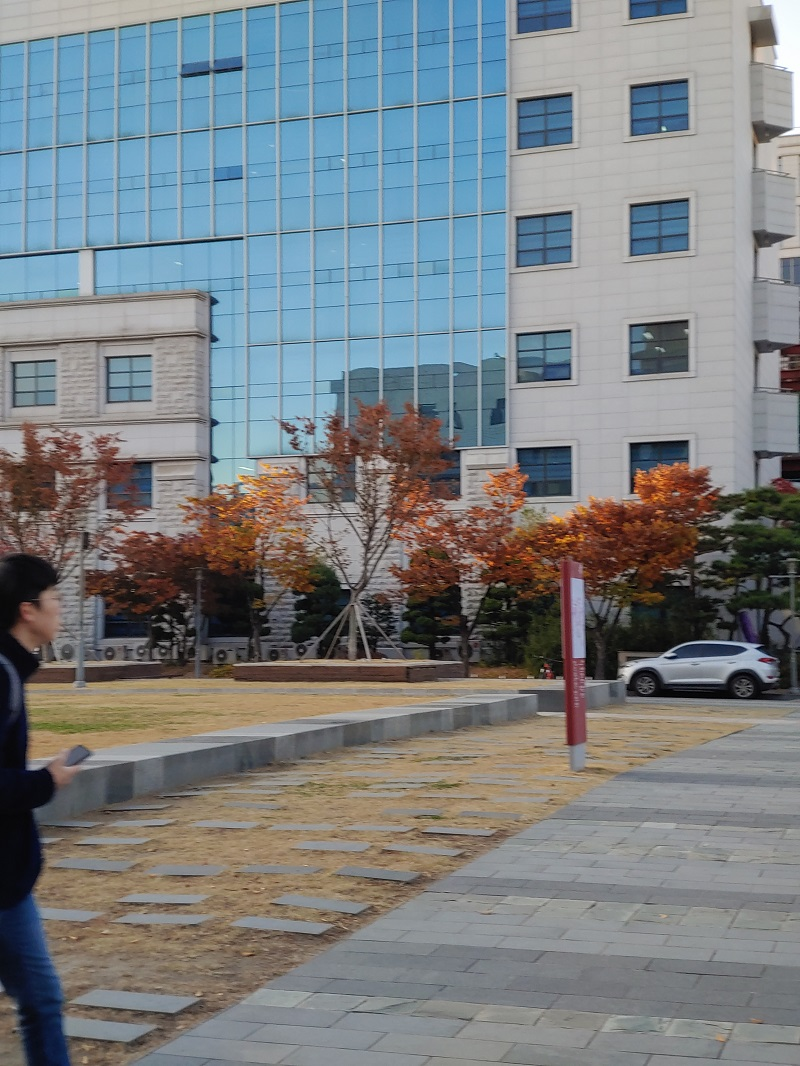
#> input picture vision/assignment3/imgs/1.jpg, 800 x 1066 px; its folder holds 4 pictures in this run
$ jupyter execute --allow-errors Stitching_images.ipynb   (shell and % lines are left out)
#> lines starting #> are read from the running program, lines starting #| are printed output that depends on the picture
### vision/assignment3/corners.py
#!/usr/bin/env python
# coding: utf-8

#  corners :
#
#  create   : 2019/10/16
#  modified : 2019/10/19

# In[1]:


import matplotlib as mpl
import matplotlib.pyplot as plt
import time
import numpy as np


# In[2]:


# RGB2GRAY
def rgb2gray(rgb):
    return np.dot(rgb[..., :3], [0.2989, 0.5870, 0.1140])


# In[3]:


# convolution 2D
# [31 lines left out: function conv2d, not called in this run]


# In[4]:


# to define gradient x-axis with sobel filter
def grad_x(img):
    sobel_x = np.array([[-1, 0, 1], [-2, 0, 2], [-1, 0, 1]])
    return conv2d(img, kernel=sobel_x)


# In[5]:


# to define gradient y-axis with sobel filter
def grad_y(img):
    sobel_y = np.array([[1, 2, 1], [0, 0, 0], [-1, -2, -1]])
    return conv2d(img, kernel=sobel_y)


# In[6]:


# [61 lines left out: function cornerDetect, not called in this run]


#

### vision/assignment3/Stitching_images.ipynb
[cell 1]
import matplotlib as mpl
import matplotlib.pyplot as plt
import time
import cv2
import numpy as np
from corners import *
import random

[cell 2]
def loadImages():
    images = []
    for i in range(1,11):
        location = r"imgs/%d.jpg"%i
        img = rgb2gray(mpl.image.imread(location))
#> in rgb2gray, `return np.dot(rgb[..., :3], [0.2989, 0.5870, 0.1140])`:
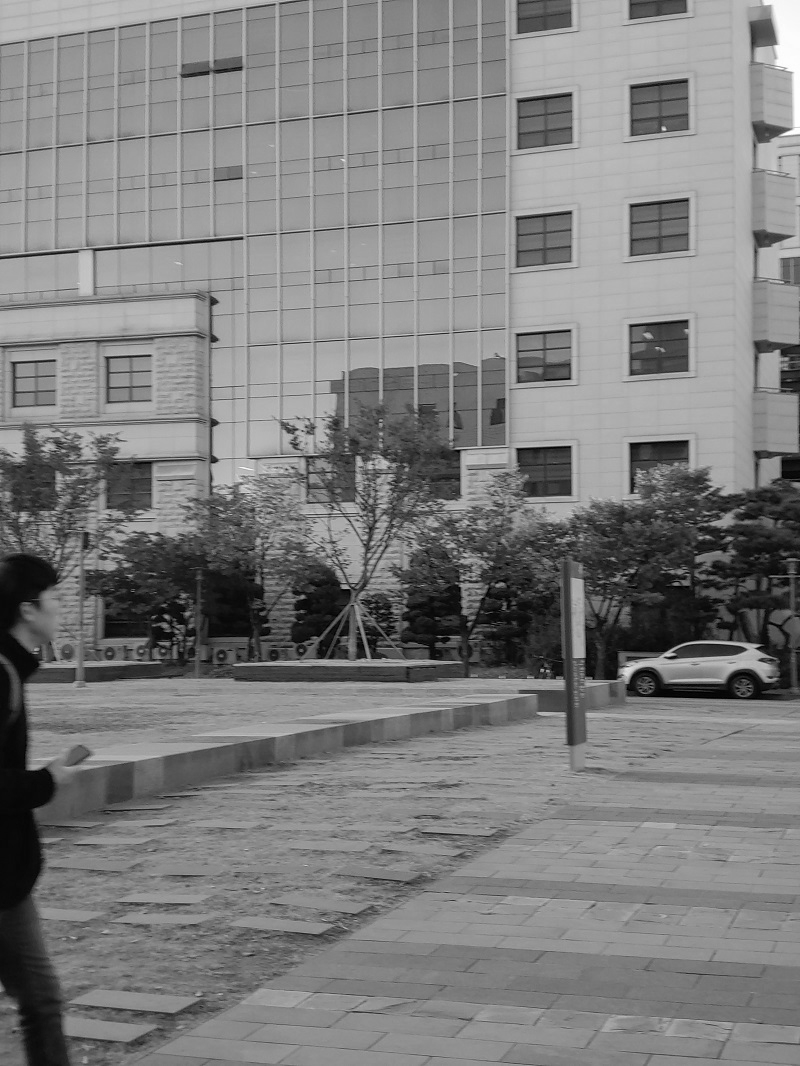
#> returned value: shape (1066, 800) float64; min 0, max 255, mean 126.2
        images.append(img)
#> pass 2 of the loop in loadImages, `for i in range(1,11):`:
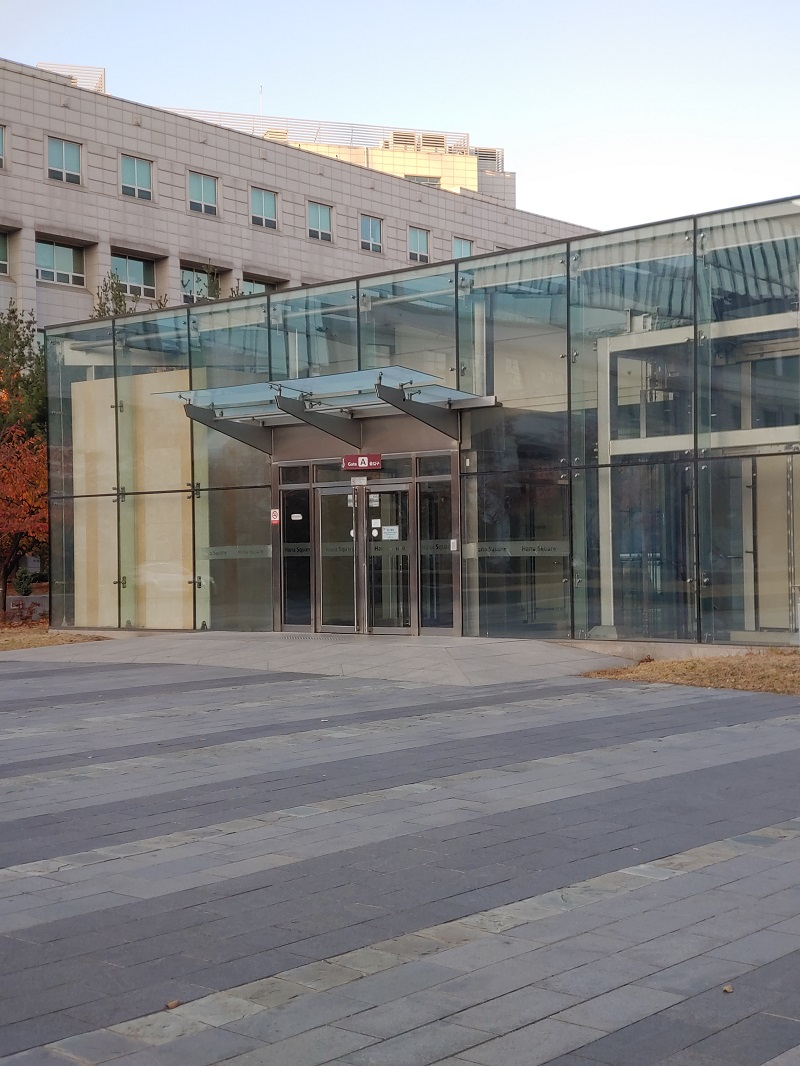
#> input picture vision/assignment3/imgs/2.jpg, 800 x 1066 px
#> in rgb2gray (call 2), `return np.dot(rgb[..., :3], [0.2989, 0.5870, 0.1140])`:
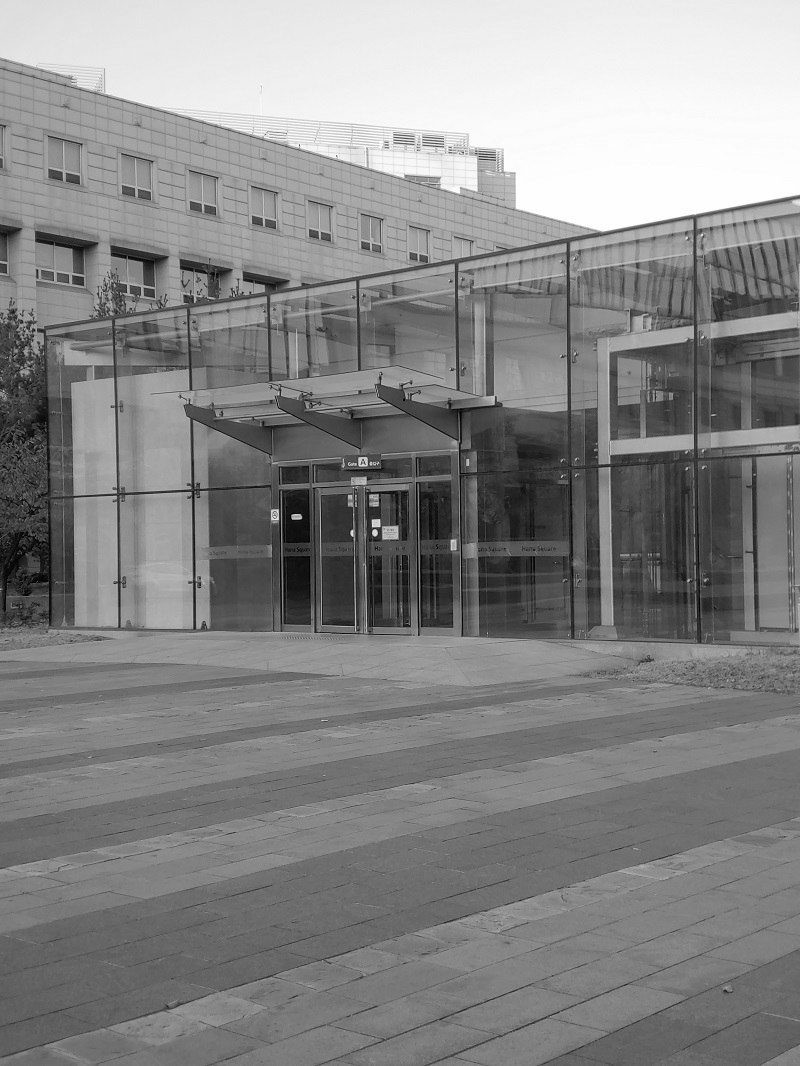
#> returned value: shape (1066, 800) float64; min 0.228, max 255, mean 134.5
#> pass 3 of the loop in loadImages, `for i in range(1,11):`:
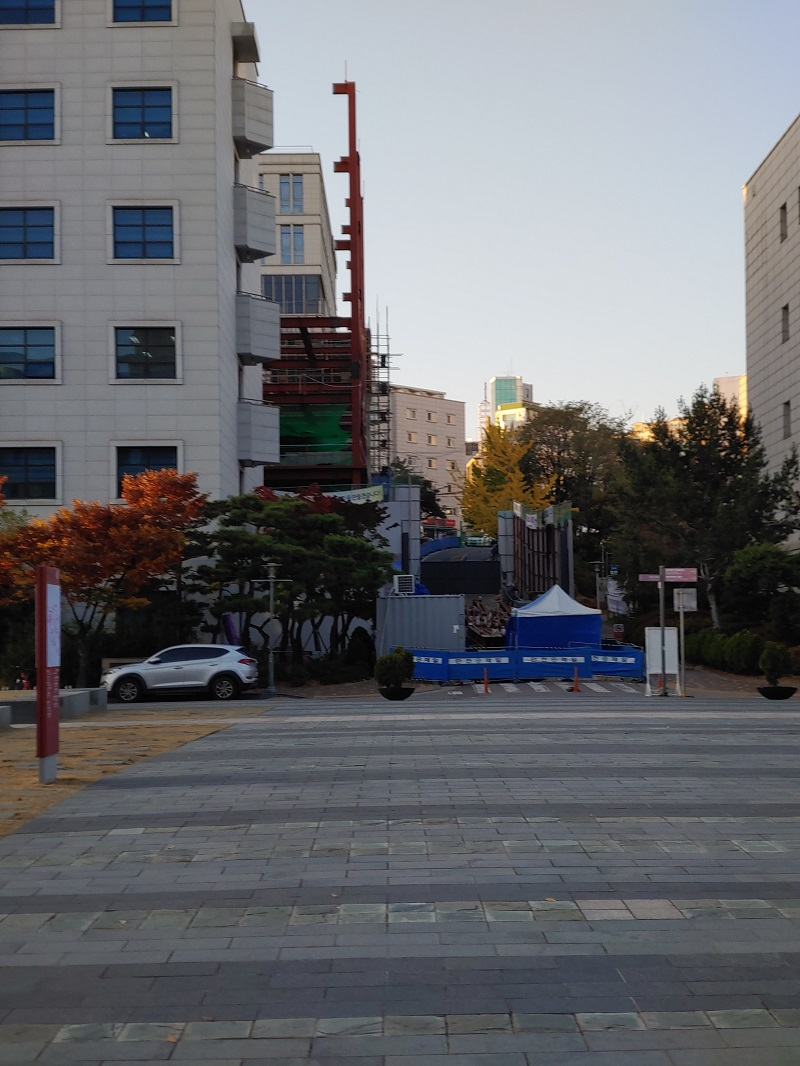
#> input picture vision/assignment3/imgs/3.jpg, 800 x 1066 px
#> in rgb2gray (call 3), `return np.dot(rgb[..., :3], [0.2989, 0.5870, 0.1140])`:
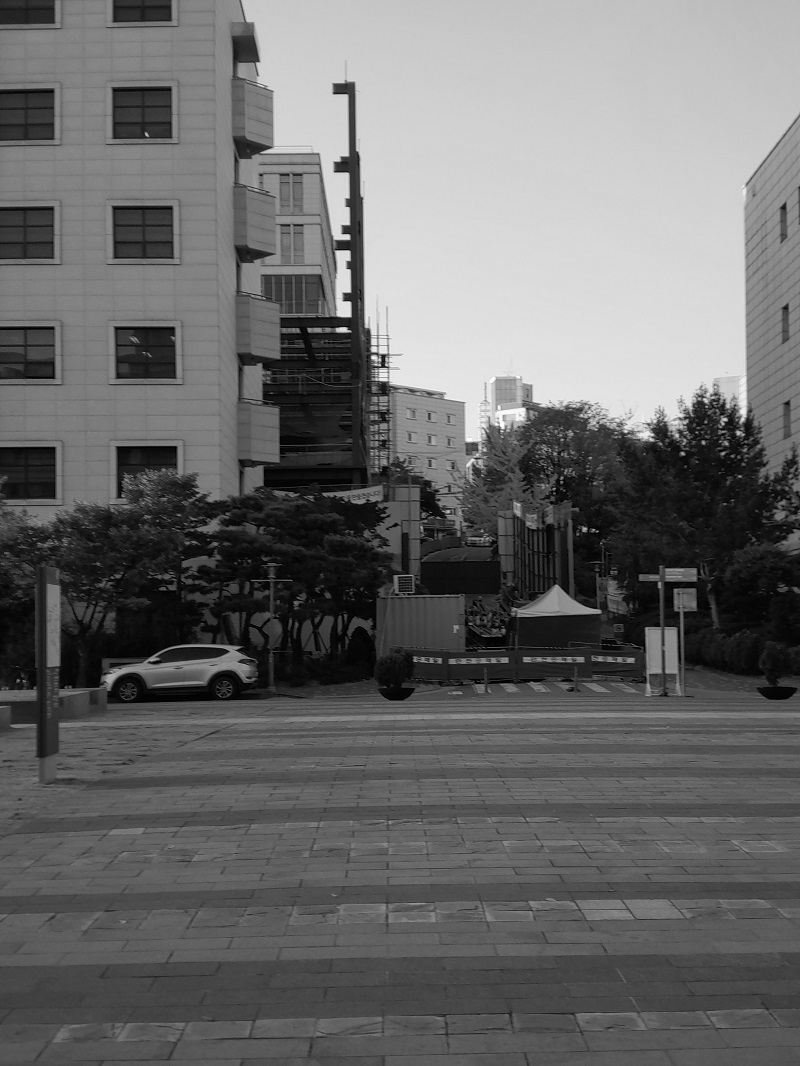
#> returned value: shape (1066, 800) float64; min 0, max 254.4, mean 106.1
#> the loop made 4 passes; the first 3 are shown
    return images

[cell 3]
# [14 lines left out: function trim, not called in this run]

[cell 4]
# [18 lines left out: function getFeaturePoints, not called in this run]

[cell 5]
# [18 lines left out: function getFeatureDescriptors, not called in this run]

[cell 6]
# [37 lines left out: function match2Images, not called in this run]

[cell 7]
# [25 lines left out: function calculateHomography, not called in this run]

[cell 8]
# [9 lines left out: function geometricDistance, not called in this run]

[cell 9]
# [35 lines left out: function ransac, not called in this run]

[cell 10]
# [40 lines left out: function refineMatches, not called in this run]

[cell 11]
# [23 lines left out: function warpImages, not called in this run]

#> (a cell that did not finish here is left out)

각 이미지의 코너를 DETECT한다.
이미지 마다 DETECT된 코너좌표를 리스트로 저장 imgX[0~9], imgY[0~9]
# 10장 다 해야해서 오래걸림;;

[cell 13]
winSizes = [0, 0, 0, 0, 0, 35, 35, 33, 33]
#> winSizes = [0, 0, 0, 0, 0, 35, 35, 33, 33]
matchThds = [0, 0, 0, 0, 0, 220, 195, 200, 170]

#> (the rest of this cell did not finish here and is left out)
